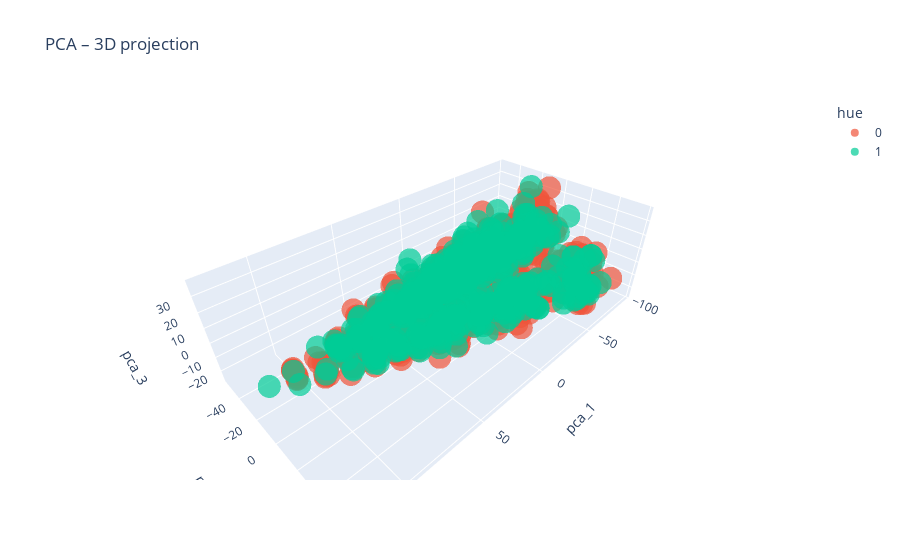

This figure's notebook cell:
### Code cell
pca_3d_df, pca_3d_model = reduce_and_plot_3d(
    df=train_emb,
    algorithm="pca",
    random_state=42,
    hue=labels_cat,
    sample_n=10000,
)

### Figure 1 — Plotly figure (JSON) as saved in the notebook; plotly's stock layout.template omitted (floating-point values rounded to 4 significant figures; data arrays with more than 128 entries replaced by an {"elided": "..."} marker saying what was removed)
{"data": [{"hovertemplate": "hue=0<br>pca_1=%{x}<br>pca_2=%{y}<br>pca_3=%{z}<extra></extra>", "legendgroup": "0", "marker": {"color": "#EF553B", "opacity": 0.7, "symbol": "circle"}, "mode": "markers", "name": "0", "scene": "scene", "showlegend": true, "type": "scatter3d", "x": {"elided": "716 float values"}, "y": {"elided": "716 float values"}, "z": {"elided": "716 float values"}}, {"hovertemplate": "hue=1<br>pca_1=%{x}<br>pca_2=%{y}<br>pca_3=%{z}<extra></extra>", "legendgroup": "1", "marker": {"color": "#00cc96", "opacity": 0.7, "symbol": "circle"}, "mode": "markers", "name": "1", "scene": "scene", "showlegend": true, "type": "scatter3d", "x": {"elided": "456 float values"}, "y": {"elided": "456 float values"}, "z": {"elided": "456 float values"}}], "layout": {"legend": {"title": {"text": "hue"}, "tracegroupgap": 0}, "scene": {"domain": {"x": [0, 1], "y": [0, 1]}, "xaxis": {"title": {"text": "pca_1"}}, "yaxis": {"title": {"text": "pca_2"}}, "zaxis": {"title": {"text": "pca_3"}}}, "title": {"text": "PCA – 3D projection"}}}
